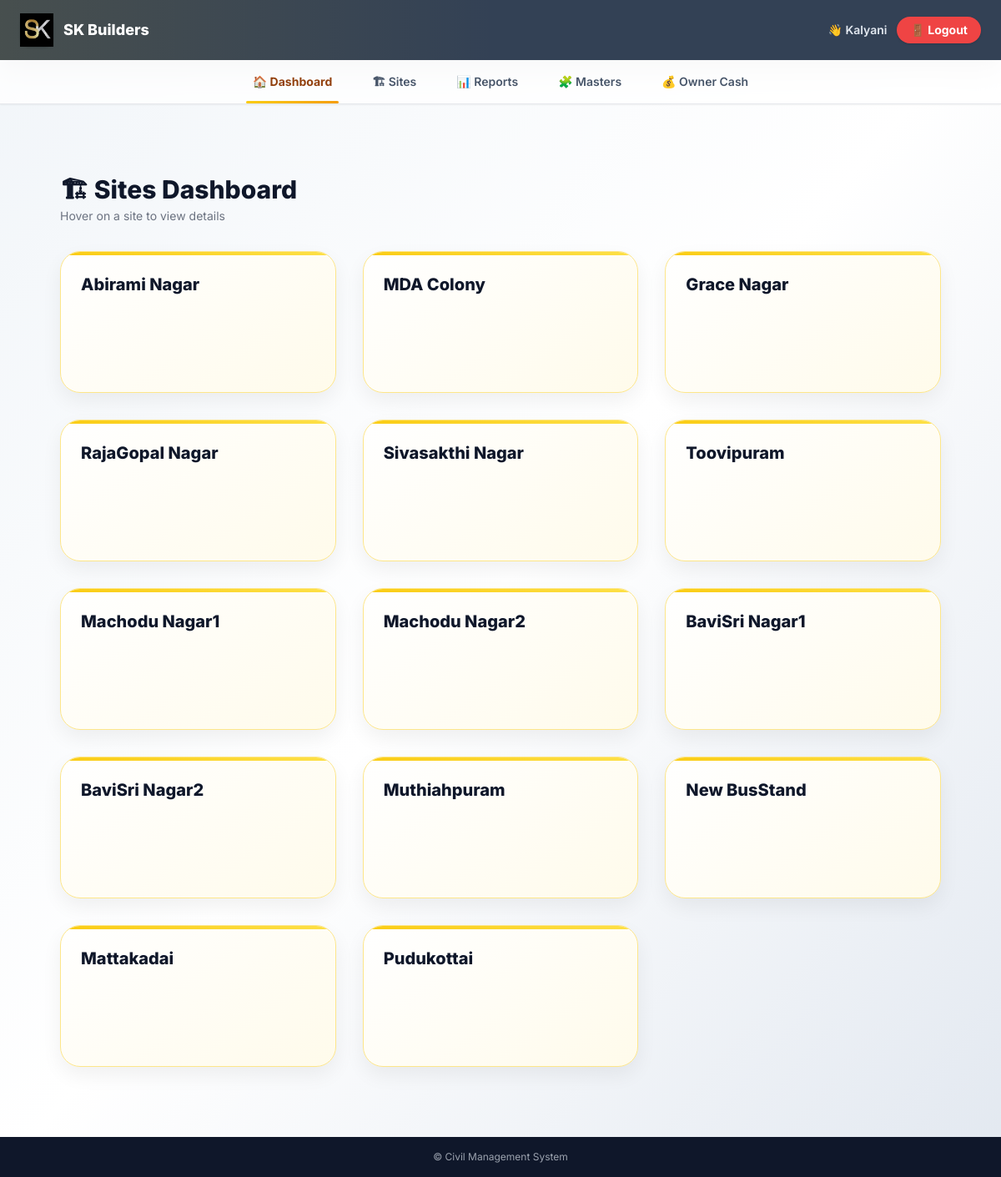
The app's page / (signed in) with its own data.
### civil_app/models.py (models this page shows, shortened)
class Site(models.Model):
    name = models.CharField(max_length=100)
    owner = models.CharField(max_length=100, blank=True)

### civil_app/views.py (the view)
# urls.py: path("", views.dashboard, name="dashboard"),
@login_required
def dashboard(request):
    today = date.today()
    week_start = today - timedelta(days=(today.weekday() + 1) % 7)
    week_end = week_start + timedelta(days=6)
    sites = Site.objects.all()
    data = []
    for site in sites:
        civil_today = CivilDailyWork.objects.filter(
            site=site, date=today
        ).aggregate(labour=Sum("labour_amount"))
        dept_today = DepartmentWork.objects.filter(
            site=site, date=today
        ).aggregate(
            labour=Sum("labour_amount"),
            advance=Sum("advance_amount")
        )
        civil_advance_today = CivilAdvance.objects.filter(
            site=site, date=today
        ).aggregate(total=Sum("amount"))
        material_today = MaterialEntry.objects.filter(
            site=site, date=today
        ).aggregate(
            total=Sum("total"),
            advance=Sum("advance"),
        )
        expense_today = OtherExpense.objects.filter(
            site=site,
            date=today
        ).aggregate(total=Sum("amount"))
        today_labour = (civil_today["labour"] or 0) + (dept_today["labour"] or 0)
        today_advance = (civil_advance_today["total"] or 0) + (dept_today["advance"] or 0)
        today_material = material_today["total"] or 0
        material_adv_today = material_today["advance"] or 0
        expense_today_total = expense_today["total"] or 0
        today_total = (
            today_labour
            + today_material
            + expense_today_total
            - (today_advance + material_adv_today)
        )
        civil_week = CivilDailyWork.objects.filter(
            site=site,
            date__range=[week_start, week_end]
        ).aggregate(labour=Sum("labour_amount"))
        dept_week = DepartmentWork.objects.filter(
            site=site,
            date__range=[week_start, week_end]
        ).aggregate(
            labour=Sum("labour_amount"),
            advance=Sum("advance_amount")
        )
        civil_adv_week = CivilAdvance.objects.filter(
            site=site,
            date__range=[week_start, week_end]
        ).aggregate(total=Sum("amount"))
        material_week = MaterialEntry.objects.filter(
            site=site,
            date__range=[week_start, week_end]
        ).aggregate(
            total=Sum("total"),
            advance=Sum("advance"),
        )
        expense_week = OtherExpense.objects.filter(
            site=site,
            date__range=[week_start, week_end]
        ).aggregate(total=Sum("amount"))
        week_labour = (civil_week["labour"] or 0) + (dept_week["labour"] or 0)
        week_advance = (civil_adv_week["total"] or 0) + (dept_week["advance"] or 0)
        week_material = material_week["total"] or 0
        material_adv_week = material_week["advance"] or 0
        expense_week_total = expense_week["total"] or 0
        weekly_advance = week_advance + material_adv_week
        weekly_total = (
            week_labour
            + week_material
            + expense_week_total
            - (week_advance + material_adv_week)
        )
        data.append({
            "site": site,
            "today_total": today_total,
            "weekly_total": weekly_total,
            "today_advance": today_advance,
            "weekly_advance": weekly_advance,
            "today_expense": expense_today_total,
        })
    return render(request, "dashboard.html", {
        "sites": data
    })

### civil_app/templates/dashboard.html (shortened to what this page needs)
{% extends 'base.html' %}
{% block content %}
<div class="max-w-7xl mx-auto px-6 py-10 space-y-8 animate-fade">
  <div>
    <h2 class="text-3xl font-extrabold text-slate-900">🏗 Sites Dashboard</h2>
    <p class="text-sm text-gray-500 mt-1">Hover on a site to view details</p>
  </div>
  <div class="grid grid-cols-1 sm:grid-cols-2 lg:grid-cols-3 gap-8">
{% for row in sites %}
<div class="site-card" data-name="{{ row.site.name|lower }}">
  <div class="site-header">
    <h3>{{ row.site.name }}</h3>
  </div>
</div>
{% endfor %}
  </div>
</div>
{% endblock %}

### civil_app/templates/base.html (shortened to what this page needs)
{% load static %}
<!DOCTYPE html>
<html lang="en">
<head>
  <script src="https://cdn.tailwindcss.com"></script>
</head>
<body class="bg-gradient-to-br from-slate-100 via-white to-slate-200 min-h-screen flex flex-col">
  <header class="bg-slate-700 text-white px-6 py-4
                 flex items-center justify-between
                 shadow-xl relative overflow-hidden">
<div class="absolute inset-0 bg-gradient-to-r
            from-yellow-400/10 via-transparent to-transparent"></div>
<div class="relative flex items-center gap-3">
  <div class="rounded-xl shadow flex items-center justify-center">
    <img src="{% static 'images/logo.jpeg' %}"
         alt="SK Builders"
         class="h-10 w-auto drop-shadow-sm">
  </div>
  <div>
    <h1 class="font-extrabold text-lg leading-tight">
      SK Builders
    </h1>
  </div>
</div>
<div class="relative flex items-center gap-3">
  {% if user.is_authenticated %}
    <span class="text-sm text-slate-200 font-semibold">
      👋 {{ user.username }}
    </span>
    <form method="post" action="{% url 'logout' %}">
      <button type="submit"
              class="bg-red-500 hover:bg-red-600
                     text-white text-sm font-bold
                     px-4 py-1.5 rounded-full shadow transition">
        🚪 Logout
      </button>
    </form>
  {% endif %}
</div>
  </header>
  <nav class="sticky top-0 z-30 bg-white/80 backdrop-blur-md border-b shadow-sm">
    <div class="max-w-7xl mx-auto px-4">
  <ul class="flex gap-4 md:gap-8 justify-start md:justify-center
             overflow-x-auto whitespace-nowrap
             text-sm font-semibold text-slate-600">
    <li>
      <a href="/"
         class="nav-link {% if request.path == '/' %}active{% endif %}">
        🏠 Dashboard
      </a>
    </li>
    <li>
      <a href="/sites/"
         class="nav-link {% if '/sites' in request.path %}active{% endif %}">
        🏗 Sites
      </a>
    </li>
    <li>
      <a href="{% url 'reports' %}"
         class="nav-link {% if 'reports' in request.path %}active{% endif %}">
        📊 Reports
      </a>
    </li>
    <li>
      <a href="{% url 'masters_and_payments' %}"
         class="nav-link {% if 'masters' in request.path %}active{% endif %}">
        🧩 Masters
      </a>
    </li>
    <li>
      <a href="{% url 'owner_cash_list' %}"
         class="nav-link {% if 'owner-cash' in request.path %}active{% endif %}">
        💰 Owner Cash
      </a>
    </li>
  </ul>
</div>
  </nav>
  <main class="flex-1 max-w-7xl mx-auto w-full px-4 md:px-6 py-5 animate-page">
    <div class="
                p-6 min-h-[70vh]
                ">
      {% block content %}{% endblock %}
    </div>
  </main>
  <footer class="bg-slate-900 text-gray-400 text-xs text-center py-4">
    © {{ now|date:"Y" }} Civil Management System
  </footer>
</body>
</html>

### civil_app/templates/base.html (style rules this page uses)
body { font-family: 'Inter', system-ui, -apple-system, BlinkMacSystemFont, "Segoe UI", sans-serif; }
.nav-link { position: relative; display: inline-flex; align-items: center; gap: 6px; padding: 1rem 0.5rem; color: #475569; transition: color 0.2s ease; }
.nav-link::after { content: ""; position: absolute; bottom: 0; left: 0; width: 0%; height: 3px; background: linear-gradient(to right, #facc15, #f59e0b); transition: width 0.25s ease; border-radius: 999px; }
.nav-link.active { color: #92400e; font-weight: 700; }
.nav-link.active::after { width: 100%; }
.animate-page { animation: pageIn 0.4s ease-out; }

### civil_app/templates/dashboard.html (style rules this page uses)
.animate-fade { animation:fadeIn .4s ease-out; }
.site-card::before { content:""; position:absolute; top:0; left:0; width:100%; height:4px; background:linear-gradient(to right,#facc15,#fde047); }
.site-card { position: relative; background: linear-gradient(145deg,#ffffff 0%,#fffbeb 100%); border-radius:1.5rem; padding:1.5rem; border:1px solid #fde68a; box-shadow: 0 10px 25px rgba(0,0,0,.06), inset 0 1px 0 rgba(255,255,255,.9); transition:.35s ease; display:flex; flex-direction:column; justify-content:flex-start; min-height:170px; overflow:hidden; }
.site-header h3 { font-size:1.25rem; font-weight:800; color:#0f172a; }
.site-card::after { content:""; position:absolute; inset:0; background: radial-gradient(circle at top left, rgba(250,204,21,0.25), transparent 60%); opacity:0; transition:.35s ease; pointer-events:none; }

### records on screen
Site: site.name "Abirami Nagar"
Site: site.name "MDA Colony"
Site: site.name "Grace Nagar"
Site: site.name "RajaGopal Nagar"
Site: site.name "Sivasakthi Nagar"
Site: site.name "Toovipuram"
Site: site.name "Machodu Nagar1"
Site: site.name "Machodu Nagar2"
Site: site.name "BaviSri Nagar1"
Site: site.name "BaviSri Nagar2"
Site: site.name "Muthiahpuram"
Site: site.name "New BusStand"
Site: site.name "Mattakadai"
Site: site.name "Pudukottai"

### other values on screen
{{ user.username }} "Kalyani"
